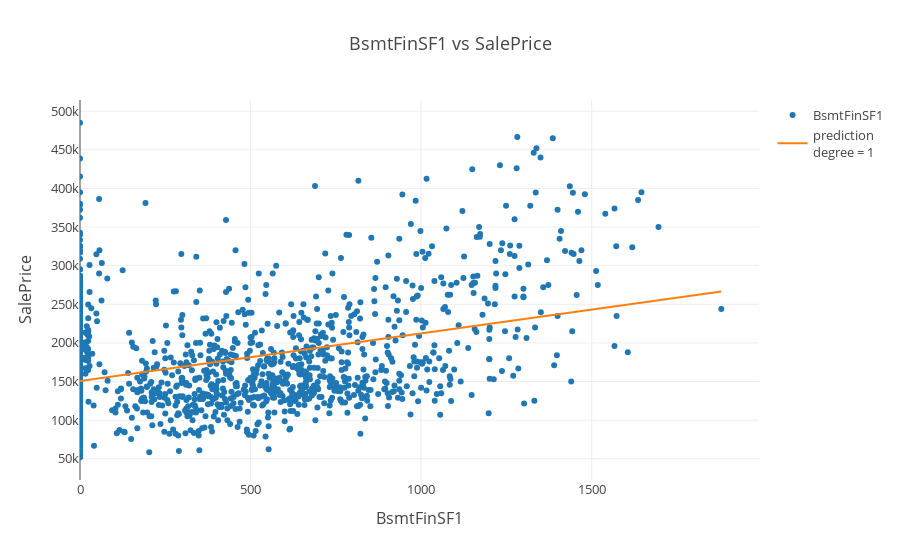

Notebook cell for this chart:
### Code cell
df_BsmtFinSF1 = deepcopy(df_continuous[['BsmtFinSF1','SalePrice']])
equations_dict = poly_regression(df=df_BsmtFinSF1,col='BsmtFinSF1',target='SalePrice',degree=1,round_off=2,equations_dict=equations_dict)
